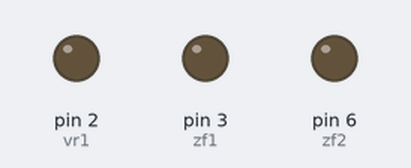
A sketch run on a simulated Arduino Leonardo, built for the host (arithmetic inside an expression is 32-bit, double 64-bit). Shown: output pins drawn as LEDs (lit = HIGH). What the sketch prints to the serial monitor is not drawn.

Above: at 0.1 s.
At 103.2 s:
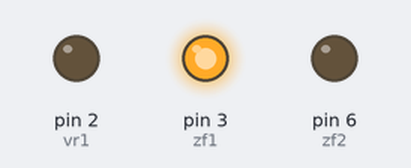
Timing chart, 0 to 104.7 s (numbered marks = the images above):
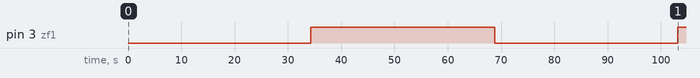

Measured:
- by itself, pin 3 (zf1): LOW → HIGH at 34.3 s, → LOW 34.5 s later, → HIGH 34.3 s later

The sketch:

just_spin.ino
```cpp
//spins and stops after counter runs out
int vr1 = 2;
int zf1 = 3;
int vr2 = 5;
int zf2 = 6;
int pwm1=80, pwm2=80;
int counter = 0;
int command=0;

void setup() {
  Serial.begin(115200);
  pinMode(zf1,OUTPUT);
  pinMode(zf2,OUTPUT);

  //Frequency change of pins 2,3,5 to 4k
  int myEraser1 = 7; // this is 111 in binary and is used as an eraser
  TCCR3B &= ~myEraser1; // this operation (AND plus NOT), set the three bits in TCCR2B to 0
  int myPrescaler1 = 2; // this could be a number in [1 , 6]. In this case, 3 corresponds in binary to 011.
  TCCR3B |= myPrescaler1; //this operation (OR), replaces the last three bits in TCCR2B with our new value 011

  //Frequency change of pins 6,7,8 to 4k
  int myEraser2 = 7;
  TCCR4B &= ~myEraser2;
  int myPrescaler2 = 2;
  TCCR4B |= myPrescaler2;

  //Frequency change of pins 10,9 to 4k
  int myEraser3 = 7;
  TCCR2B &= ~myEraser3;
  int myPrescaler3 = 2;
  TCCR2B |= myPrescaler3;

  //Frequency change of pins 11,12 to 4k
  int myEraser4 = 7;
  TCCR1B &= ~myEraser4;
  int myPrescaler4 = 2;
  TCCR1B |= myPrescaler4;
}

void loop() {
if (counter<10){
  analogWrite(vr1,pwm1);
  digitalWrite(zf1,HIGH);
  Serial.println(counter);
  counter++;

}
else if(counter>10||counter<20){
  analogWrite(vr1,pwm1);
  digitalWrite(zf1,LOW);
  Serial.println(counter);
  counter++;

}
else{
  analogWrite(vr1,0);
  analogWrite(vr2,0);
}
}
```
